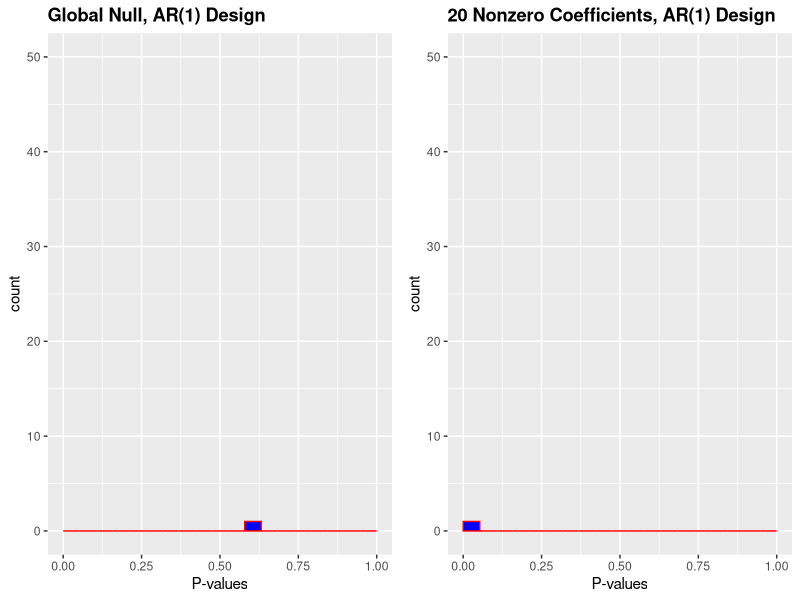

Generate this figure with R:
## ---- chunk 1
knitr::opts_chunk$set(
  echo = TRUE,
  warning = FALSE, 
  message = FALSE, 
  fig.width = 5, 
  fig.height = 4, 
  out.width = "50%", 
  fig.align = "center"
)
## ---- chunk 2
library(tibble)

set.seed(101)

n <- 500
p <- 200
n_sim <- 1 # TODO: not showing anything with 10000

# Generate X as n AR(1) time-series of size p
generate_AR1 <- function(n, p) {
  X <- replicate(n, arima.sim(n=p, list(0.5)))
  return(t(X))
}

# Function to generate responses, fit a logistic regression model and return individual p-values
generate_responses <- function(n, p, prob = NULL) {
  X <- generate_AR1(n=n, p=p)
  if (is.null(prob)) {
    prob <- plogis(0.08 * rowSums(X[, 2:22]))
  }
  Y <- rbinom(n, 1, prob)
  
  fit <- glm(Y ~ X, family="binomial")
  
  p_values <- summary(fit)$coef[, "Pr(>|z|)"][2] # Take p-values for beta_1 only
  return(p_values)
}

# Combine the lists into a single tibble
df_plot <- tibble(
  p_values_1 = c(replicate(n_sim, generate_responses(n=n, p=p, prob=0.5))),
  p_values_2 = c(replicate(n_sim, generate_responses(n=n, p=p)))
)
## ---- chunk 3
library(ggplot2)
library(cowplot)

# Create histograms for each set of p-values
histogram_1 <- ggplot(df_plot, aes(x=p_values_1)) + 
  geom_histogram(color="red", fill="blue", bins=20, boundary=0) +
  labs(x="P-values", y="count", title="Global Null, AR(1) Design") +
  theme(plot.title=element_text(hjust=0, face="bold")) +
  scale_x_continuous(limits=c(0, 1)) +
  scale_y_continuous(limits=c(0, 50))

histogram_2 <- ggplot(df_plot, aes(x=p_values_2)) + 
  geom_histogram(color="red", fill="blue", bins=20, boundary=0) +
  labs(x="P-values", y="count", title="20 Nonzero Coefficients, AR(1) Design") +
  theme(plot.title=element_text(hjust=0, face="bold")) +
  scale_x_continuous(limits=c(0, 1)) +
  scale_y_continuous(limits=c(0, 50))

# Arrange the plots side by side
combined_plots <- plot_grid(
  histogram_1, histogram_2, nrow=1, ncol=2, shareY=TRUE
)

# Display the combined plots
print(combined_plots)
## ---- chunk 4
# draw a new sample from the conditional distribution of Xj | X-j using a random number generator
# Not sure if this is the correct way to sample
simulate_Xj_given_Xj <- function(X, j) {
  Xj <- X[, j] 
  X_minus_j <- X[, -j, drop = FALSE]
  
  # Fit a model to predict Xj from the rest of the data
  model <- glm(Xj ~ X_minus_j - 1, family = "gaussian") 
  predicted_Xj <- predict(model, newdata = list(X_minus_j = X_minus_j))
  
  residuals_sd <- sd(resid(model))
  # Generate new samples for Xj with added randomness
  new_Xj_samples <- predicted_Xj + rnorm(length(predicted_Xj), mean = 0, sd = residuals_sd)
  
  return(new_Xj_samples)
}



# Feature importance statistic function to test whether Xj and Y are conditionally independent.
compute_Tj <- function(X, y) {
  fit <- glm(y ~ X, family = binomial(link="logit"))
  coef <- coef(fit)
  return(abs(coef))
}




# Conditional Randomization Test for a specific j
conditional_randomization_test <- function(X, y, j, K = 200) {
  original_Tj <- compute_Tj(X, y)[j]
  greater_count <- 0
  
  for (k in 1:K) {
    # Create a new data matrix by simulating the jth column and keeping the remaining columns the same
    X_simulated <- X
    X_simulated[, j] <- simulate_Xj_given_Xj(X, j)
    
    # Compute Tj for the simulated data
    simulated_Tj <- compute_Tj(X_simulated, y)[j]
    # Increment count if simulated Tj is greater than or equal to the original Tj
    if (simulated_Tj >= original_Tj) {
      greater_count <- greater_count + 1
    }
  }
  # Calculate p-value
  p_value <- (1 + greater_count) / (K + 1)
  return(p_value)
}

# Conditional Randomization Test for entire matrix X
conditional_randomization_test_all <- function(X, y, K = 1) {
  p_values <- numeric(ncol(X))

  for (j in 1:ncol(X)) {
    p_values[j] <- conditional_randomization_test(X, y, j, K)
  }
  
  return(p_values)
}

n <- 500
p <- 200
X <- generate_AR1(n=n, p=p)
Y <- rbinom(n, 1, 0.5)
p_values <- conditional_randomization_test_all(X, Y)
print(p_values)
